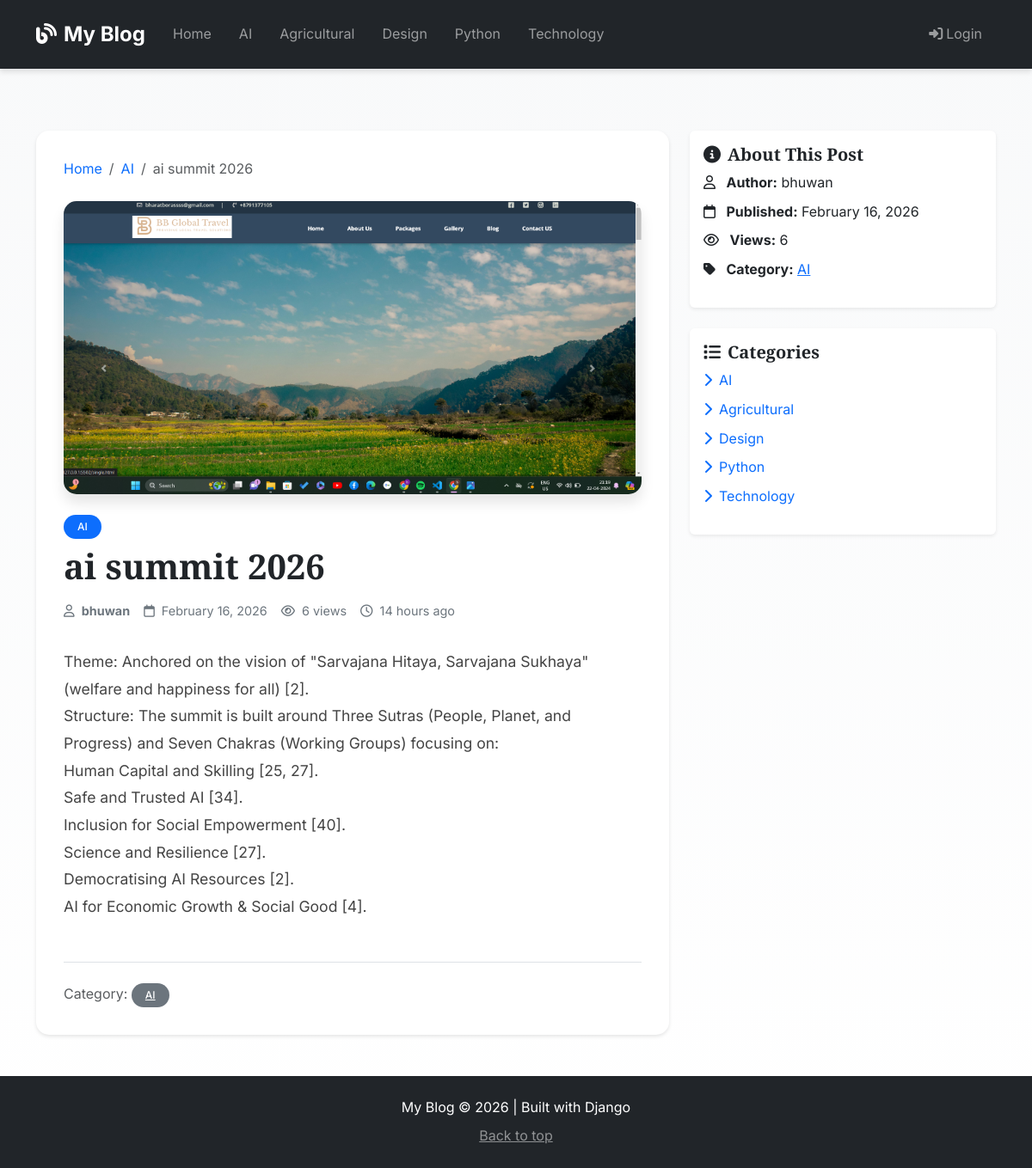
Page /post/nxnmbcm/ on the committed database.
### blog/models.py (models this page shows, shortened)
class Category(models.Model):
    name = models.CharField(max_length=100, unique=True)
    slug = models.SlugField(max_length=100, unique=True)
    description = models.TextField(blank=True)
    class Meta:
        verbose_name_plural = "Categories"
        ordering = ['name']

class BlogPost(models.Model):
    STATUS_CHOICES = [
        ('draft', 'Draft'),
        ('published', 'Published'),
    ]
    title = models.CharField(max_length=200)
    slug = models.SlugField(max_length=200, unique=True)
    author = models.ForeignKey(User, on_delete=models.CASCADE, related_name='blog_posts')
    category = models.ForeignKey(Category, on_delete=models.SET_NULL, null=True, related_name='posts')
    content = models.TextField()
    excerpt = models.CharField(max_length=300, blank=True, help_text="Short description for preview")
    featured_image = models.ImageField(upload_to='blog_images/', blank=True, null=True)
    status = models.CharField(max_length=10, choices=STATUS_CHOICES, default='draft')
    created_at = models.DateTimeField(auto_now_add=True)
    updated_at = models.DateTimeField(auto_now=True)
    published_at = models.DateTimeField(null=True, blank=True)
    views = models.PositiveIntegerField(default=0)
    class Meta:
        ordering = ['-published_at', '-created_at']
        indexes = [
            models.Index(fields=['-published_at', '-created_at']),
            models.Index(fields=['status']),
        ]
    def save(self, *args, **kwargs):
        if self.status == 'published' and not self.published_at:
            self.published_at = timezone.now()
        super().save(*args, **kwargs)
    def get_time_since_published(self):
        if self.published_at:
            delta = timezone.now() - self.published_at
            if delta.days > 0:
                return f"{delta.days} day{'s' if delta.days > 1 else ''} ago"
            elif delta.seconds // 3600 > 0:
                hours = delta.seconds // 3600
                return f"{hours} hour{'s' if hours > 1 else ''} ago"
            elif delta.seconds // 60 > 0:
                minutes = delta.seconds // 60
                return f"{minutes} minute{'s' if minutes > 1 else ''} ago"
            else:
                return "Just now"
        return "Not published"

### blog/views.py (the view)
# urls.py: path('post/<slug:slug>/', views.blog_detail, name='detail'),
def blog_detail(request, slug):
    post = get_object_or_404(BlogPost, slug=slug, status='published')
    post.views += 1
    post.save(update_fields=['views'])
    related_posts = BlogPost.objects.filter(
        category=post.category,
        status='published'
    ).exclude(id=post.id).order_by('-published_at')[:3]
    context = {
        'post': post,
        'related_posts': related_posts,
    }
    return render(request, 'blog/detail.html', context)

### blog/context_processors.py (called while the page is built)
def categories(request):
    return {
        'categories': Category.objects.all()
    }

### blog/templates/blog/detail.html (shortened to what this page needs)
{% extends 'blog/base.html' %}
{% load static %}
{% block content %}
<div class="container mt-5 pt-4">
    <div class="row">
        <div class="col-lg-8">
            <article class="blog-detail">
                <nav aria-label="breadcrumb" class="mb-4">
                    <ol class="breadcrumb">
                        <li class="breadcrumb-item"><a href="{% url 'blog:home' %}">Home</a></li>
                        <li class="breadcrumb-item"><a href="{% url 'blog:category' post.category.slug %}">{{ post.category.name }}</a></li>
                        <li class="breadcrumb-item active">{{ post.title|truncatewords:5 }}</li>
                    </ol>
                </nav>
                {% if post.featured_image %}
                <div class="featured-image-wrapper mb-4">
                    <img src="{{ post.featured_image.url }}" alt="{{ post.title }}" class="img-fluid rounded shadow">
                </div>
                {% endif %}
                <header class="post-header mb-4">
                    <span class="badge bg-primary mb-2">{{ post.category.name }}</span>
                    <h1 class="post-title">{{ post.title }}</h1>
                    <div class="post-meta d-flex flex-wrap align-items-center gap-3">
                        <div>
                            <i class="far fa-user me-1"></i>
                            <strong>{{ post.author.username }}</strong>
                        </div>
                        <div>
                            <i class="far fa-calendar me-1"></i>
                            {{ post.published_at|date:"F d, Y" }}
                        </div>
                        <div>
                            <i class="far fa-eye me-1"></i>
                            {{ post.views }} views
                        </div>
                        <div>
                            <i class="far fa-clock me-1"></i>
                            {{ post.get_time_since_published }}
                        </div>
                    </div>
                </header>
                <div class="post-content">
                    {{ post.content|linebreaks }}
                </div>
                <footer class="post-footer mt-5 pt-4 border-top">
                    <div class="d-flex justify-content-between align-items-center">
                        <div>
                            <span class="text-muted">Category: </span>
                            <a href="{% url 'blog:category' post.category.slug %}" class="badge bg-secondary">{{ post.category.name }}</a>
                        </div>
                    </div>
                </footer>
            </article>
        </div>
        <div class="col-lg-4">
            <div class="position-sticky" style="top: 100px;">
                <div class="card shadow-sm border-0 mb-4">
                    <div class="card-body">
                        <h5 class="card-title">
                            <i class="fas fa-info-circle me-2"></i>About This Post
                        </h5>
                        <ul class="list-unstyled">
                            <li class="mb-2">
                                <i class="far fa-user me-2"></i>
                                <strong>Author:</strong> {{ post.author.username }}
                            </li>
                            <li class="mb-2">
                                <i class="far fa-calendar me-2"></i>
                                <strong>Published:</strong> {{ post.published_at|date:"F d, Y" }}
                            </li>
                            <li class="mb-2">
                                <i class="far fa-eye me-2"></i>
                                <strong>Views:</strong> {{ post.views }}
                            </li>
                            <li class="mb-2">
                                <i class="fas fa-tag me-2"></i>
                                <strong>Category:</strong>
                                <a href="{% url 'blog:category' post.category.slug %}">{{ post.category.name }}</a>
                            </li>
                        </ul>
                    </div>
                </div>
                <div class="card shadow-sm border-0">
                    <div class="card-body">
                        <h5 class="card-title">
                            <i class="fas fa-list me-2"></i>Categories
                        </h5>
                        <ul class="list-unstyled">
                            {% if categories %}
                                {% for category in categories %}
                                <li class="mb-2">
                                    <a href="{% url 'blog:category' category.slug %}" class="text-decoration-none">
                                        <i class="fas fa-chevron-right me-2"></i>{{ category.name }}
                                    </a>
                                </li>
                                {% endfor %}
                            {% endif %}
                        </ul>
                    </div>
                </div>
            </div>
        </div>
    </div>
</div>
{% endblock %}

### blog/templates/blog/base.html (shortened to what this page needs)
{% load static %}
<!DOCTYPE html>
<html lang="en">
<head>
    <link href="https://cdn.jsdelivr.net/npm/bootstrap@5.3.3/dist/css/bootstrap.min.css" rel="stylesheet">
    <link rel="stylesheet" href="https://cdnjs.cloudflare.com/ajax/libs/font-awesome/6.4.0/css/all.min.css">
    <link href="{% static 'css/blog.css' %}" rel="stylesheet">
</head>
<body>
    <nav class="navbar navbar-expand-lg navbar-dark bg-dark fixed-top">
        <div class="container">
            <a class="navbar-brand fw-bold" href="{% url 'blog:home' %}">
                <i class="fas fa-blog me-2"></i>My Blog
            </a>
            <div class="collapse navbar-collapse" id="navbarNav">
                <ul class="navbar-nav me-auto">
                    <li class="nav-item">
                        <a class="nav-link" href="{% url 'blog:home' %}">Home</a>
                    </li>
                    {% if categories %}
                        {% for category in categories %}
                        <li class="nav-item">
                            <a class="nav-link" href="{% url 'blog:category' category.slug %}">{{ category.name }}</a>
                        </li>
                        {% endfor %}
                    {% endif %}
                </ul>
                <ul class="navbar-nav">
                    {% if user.is_authenticated %}
                    <li class="nav-item">
                        <a class="nav-link fw-bold" href="{% url 'blog:dashboard' %}">
                            <i class="fas fa-tachometer-alt me-1"></i>Dashboard
                        </a>
                    </li>
                    <li class="nav-item">
                        <a class="nav-link" href="{% url 'blog:create' %}">
                            <i class="fas fa-plus-circle me-1"></i>New Post
                        </a>
                    </li>
                    {% if user.is_staff %}
                    <li class="nav-item">
                        <a class="nav-link" href="/admin/" target="_blank">
                            <i class="fas fa-cog me-1"></i>Admin
                        </a>
                    </li>
                    {% endif %}
                    <li class="nav-item">
                        <a class="nav-link" href="/admin/logout/">
                            <i class="fas fa-sign-out-alt me-1"></i>Logout
                        </a>
                    </li>
                    {% else %}
                    <li class="nav-item">
                        <a class="nav-link" href="/admin/login/">
                            <i class="fas fa-sign-in-alt me-1"></i>Login
                        </a>
                    </li>
                    {% endif %}
                </ul>
            </div>
        </div>
    </nav>
    <main class="main-content">
        {% block content %}{% endblock %}
    </main>
    <footer class="footer mt-5 py-4 bg-dark text-white">
        <div class="container text-center">
            <p class="mb-0">My Blog © 2026 | Built with Django</p>
            <p class="mb-0 mt-2">
                <a href="{% url 'blog:home' %}" class="text-white-50">Back to top</a>
            </p>
        </div>
    </footer>
</body>
</html>

### blog_main/static/css/blog.css (style rules this page uses)
:root { --primary-color: #0d6efd; --secondary-color: #6c757d; --success-color: #198754; --danger-color: #dc3545; --warning-color: #ffc107; --info-color: #0dcaf0; --dark-color: #212529; --light-color: #f8f9fa; --gradient-primary: linear-gradient(135deg, #667eea 0%, #764ba2 100%); --gradient-secondary: linear-gradient(135deg, #f093fb 0%, #f5576c 100%); --gradient-success: linear-gradient(135deg, #4facfe 0%, #00f2fe 100%); --shadow-sm: 0 2px 4px rgba(0,0,0,0.1); --shadow-md: 0 4px 6px rgba(0,0,0,0.1); --shadow-lg: 0 10px 15px rgba(0,0,0,0.1); --shadow-xl: 0 20px 25px rgba(0,0,0,0.15); --transition: all 0.3s cubic-bezier(0.4, 0, 0.2, 1); }
* { margin: 0; padding: 0; box-sizing: border-box; }
body { font-family: 'Inter', -apple-system, BlinkMacSystemFont, 'Segoe UI', Roboto, sans-serif; line-height: 1.6; color: #333; background: linear-gradient(to bottom, #f8f9fa 0%, #ffffff 100%); min-height: 100vh; }
h1, h2, h3, h4, h5, h6 { font-family: 'Playfair Display', Georgia, serif; font-weight: 700; line-height: 1.2; margin-bottom: 1rem; }
.navbar { background: var(--dark-color) !important; box-shadow: var(--shadow-md); transition: var(--transition); padding: 1rem 0; }
.navbar-brand { font-size: 1.5rem; font-weight: 700; transition: var(--transition); }
.nav-link { transition: var(--transition); position: relative; padding: 0.5rem 1rem !important; }
.nav-link::after { content: ''; position: absolute; bottom: 0; left: 50%; width: 0; height: 2px; background: var(--primary-color); transition: var(--transition); transform: translateX(-50%); }
.main-content { padding-top: 80px; min-height: calc(100vh - 200px); }
.card-title { color: var(--dark-color); font-weight: 600; transition: var(--transition); }
.blog-detail { background: #fff; padding: 2rem; border-radius: 15px; box-shadow: var(--shadow-sm); }
.post-title { font-size: 2.5rem; color: var(--dark-color); margin-bottom: 1rem; animation: fadeInUp 0.6s ease-out; }
.post-meta { color: var(--secondary-color); font-size: 0.9rem; }
.post-content { font-size: 1.1rem; line-height: 1.8; color: #444; margin-top: 2rem; }
.post-content p { margin-bottom: 1.5rem; }
.featured-image-wrapper { border-radius: 15px; overflow: hidden; box-shadow: var(--shadow-lg); }
.featured-image-wrapper img { transition: var(--transition); }
.badge { padding: 0.5rem 1rem; border-radius: 20px; font-weight: 500; transition: var(--transition); }
.footer { margin-top: 4rem; background: var(--dark-color) !important; padding: 2rem 0; }
.footer a { transition: var(--transition); }
.card { animation: fadeInUp 0.6s ease-out; }
.card:nth-child(1) { animation-delay: 0.1s; }
.card:nth-child(2) { animation-delay: 0.2s; }
.breadcrumb { background: transparent; padding: 0; }
.breadcrumb-item a { color: var(--primary-color); text-decoration: none; transition: var(--transition); }
html { scroll-behavior: smooth; }

### rows in the picture
Category: name "AI"
Category: name "Agricultural"
Category: name "Design"
Category: name "Python"
Category: name "Technology"
BlogPost: category.name "AI", title "ai summit 2026", featured_image (picture), author.username "bhuwan", published_at "February 16, 2026", views "6", get_time_since_published "14 hours ago", content "Theme: Anchored on the vision of \"Sarvajana Hitaya, Sarvajana Sukhaya\" (welfare and happiness for all) [2]. Structure: The summit is built around Three Sutras (People, Planet, and Progress) and Seven Chakras (Working Groups) focusing on: Human Capital and Skilling [25, 27]. Safe and Trusted AI [34]. Inclusion for Social Empowerment [40]. Science and Resilience [27]. Democratising AI Resources [2]. AI for Economic Growth & Social Good [4]."
